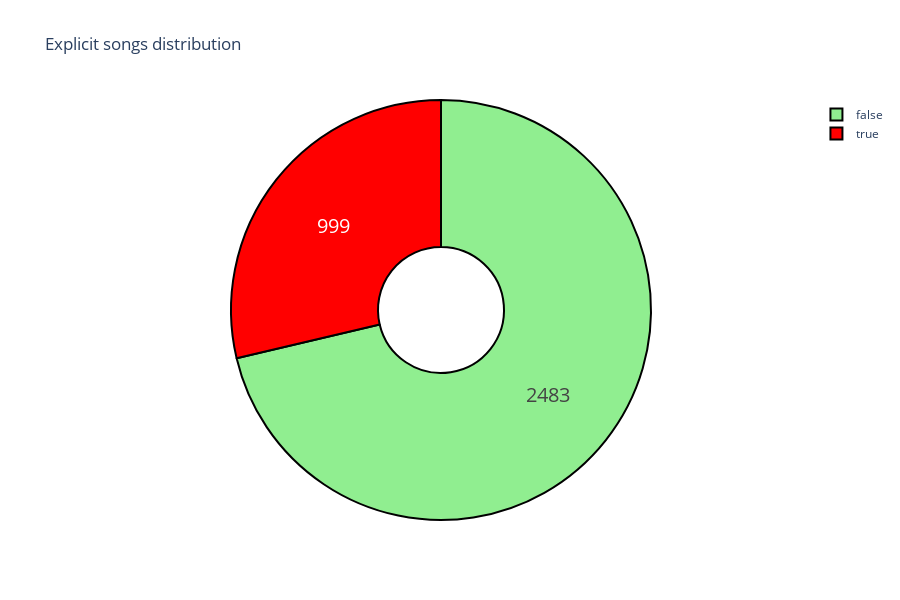

Notebook code cell kept with this figure:
### Markdown cell above
Pie chart for explicit content

### Code cell
explicit_content = df_stream_history['explicit'].value_counts().sort_index(ascending=True)
colors = ['lightgreen', 'red']

labels = explicit_content.index
values = explicit_content.values

fig = go.Figure(
    data=[
        go.Pie(
            labels=labels, 
            values=values,
            hole=.3
        )
    ]
)
fig.update_layout(
    title_text='Explicit songs distribution',
    height = 600,
    width = 900,
    hovermode = 'x'
)
fig.update_traces(
    hoverinfo='label+percent', 
    textinfo='value', 
    textfont_size=20,
    marker=dict(
        colors = colors, 
        line=dict(
            color='#000000', width=2
            )
        )
    )
fig.show()

### Figure 1 — Plotly figure (JSON) as saved in the notebook; plotly's stock layout.template omitted (floating-point values rounded to 4 significant figures)
{"data": [{"hole": 0.3, "hoverinfo": "label+percent", "labels": [false, true], "marker": {"colors": ["lightgreen", "red"], "line": {"color": "#000000", "width": 2}}, "textfont": {"size": 20}, "textinfo": "value", "type": "pie", "values": [2483, 999]}], "layout": {"height": 600, "hovermode": "x", "title": {"text": "Explicit songs distribution"}, "width": 900}}
